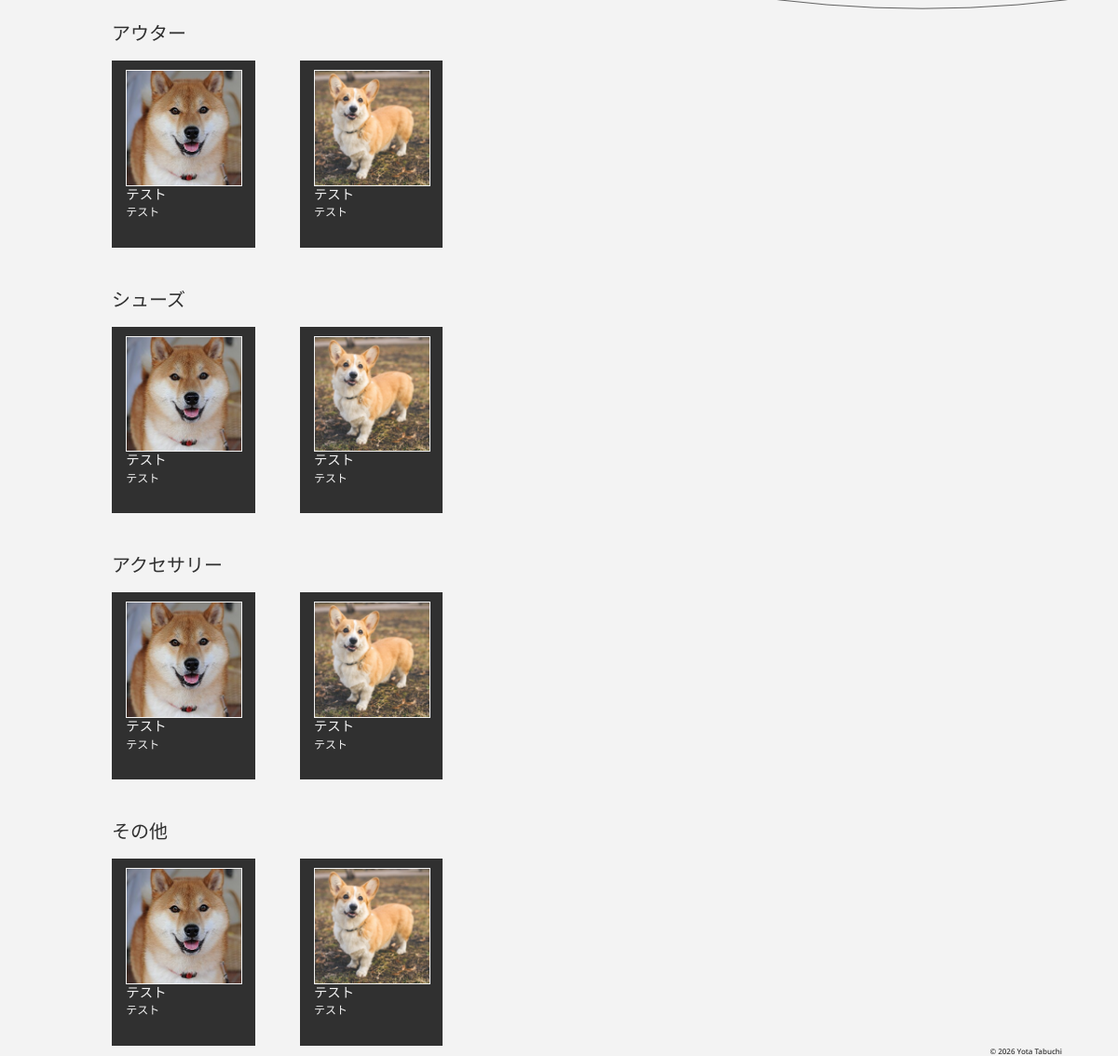
Before: /item/ (signed in, lower part) with the older database file.
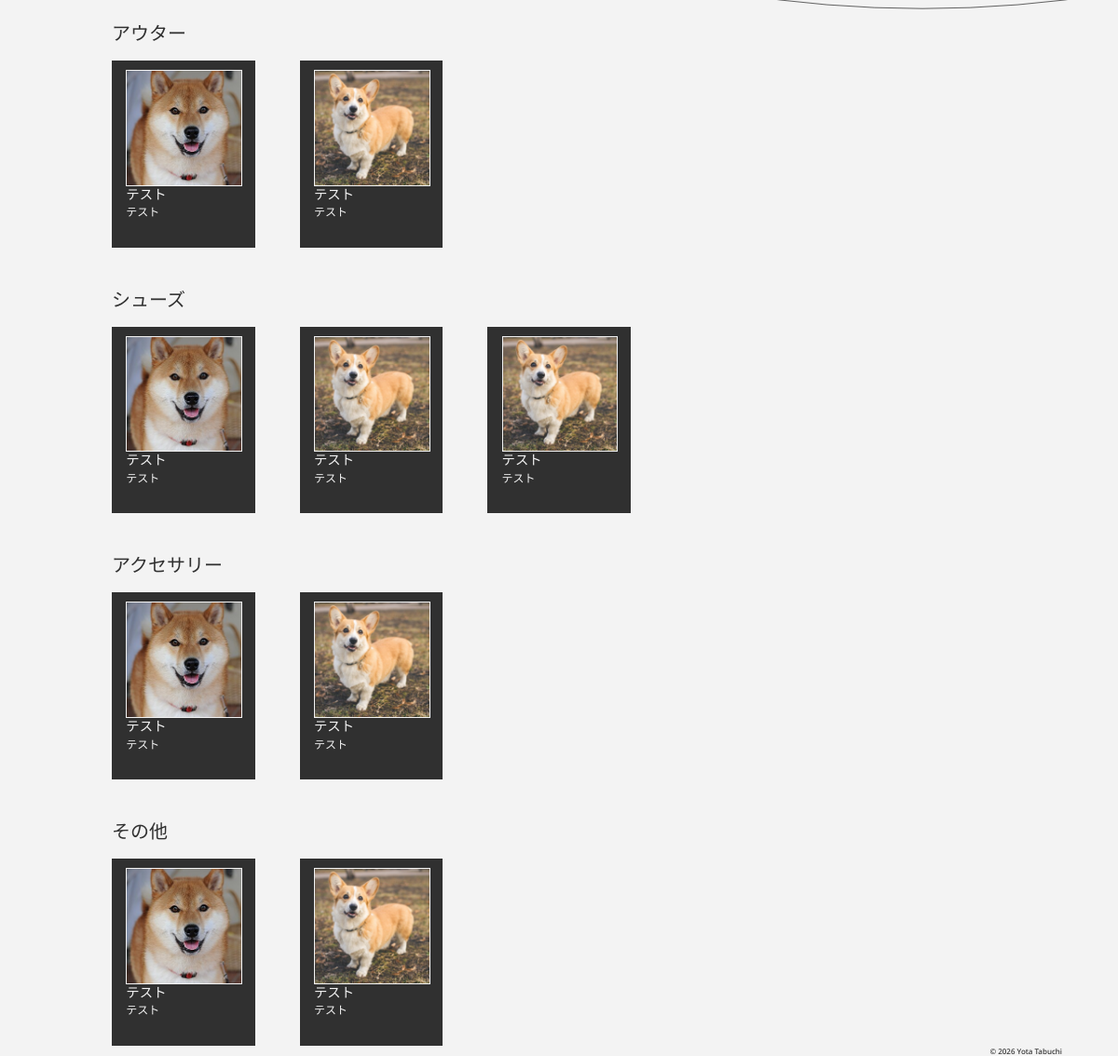
After: the same page with the newer database file.
### hanger/models.py (models this page shows, shortened)
class Item(models.Model):   #アイテム
    name = models.CharField(max_length=100)
    brand = models.CharField(max_length=100, null=True)
    thumbnail = models.ImageField(null=True, blank=True)
    category = models.CharField(
        max_length=100,
        choices = CATEGORY
    )
    user = models.ForeignKey('auth.user', on_delete=models.CASCADE)

### hanger/views.py (the view)
# urls.py: path('item/', views.ListItemView.as_view(), name='list-item'),
class ListItemView(LoginRequiredMixin, ListView):          #アイテム一覧
    template_name = 'hanger/item_list.html'
    model = Item
    def get_queryset(self):
            query = self.request.GET.get('query')
            if query:
                item_list = Item.objects.filter( Q(user=self.request.user),Q(name__icontains=query)|Q(brand__icontains=query))
            else:
                item_list = Item.objects.filter(user=self.request.user)
            return item_list

### hanger/templates/hanger/item_list.html (shortened to what this page needs)
{% extends 'header_and_back.html' %}
{% load static %}
{% block content_child %}
<span class="list-hanger"></span>
<div class="list-content">
    <div class="list-category">
        <h3 class="list-title color-dark">アウター</h3>
        <div class="list-items">
            {% for item in object_list %}
                {% if item.category == "アウター" %}
                    <a class="item-box background-dark" href="{% url 'detail-item' item.pk %}?next={{ request.path }}">
                        <div class="item-elements">
                            <img class="item-img img-border-light" src="{{ item.thumbnail.url }}">
                            <p class="item-name color-light">{{ item.name }}</p>
                            <p class="item-brand color-light">{{ item.brand }}</p>
                        </div>
                    </a>
                {% endif %}
            {% endfor %}
        </div>
    </div>
    <div class="list-category">
        <h3 class="list-title color-dark">シューズ</h3>
        <div class="list-items">
            {% for item in object_list %}
                {% if item.category == "シューズ" %}
                    <a class="item-box background-dark" href="{% url 'detail-item' item.pk %}?next={{ request.path }}">
                        <div class="item-elements">
                            <img class="item-img img-border-light" src="{{ item.thumbnail.url }}">
                            <p class="item-name color-light">{{ item.name }}</p>
                            <p class="item-brand color-light">{{ item.brand }}</p>
                        </div>
                    </a>
                {% endif %}
            {% endfor %}
        </div>
    </div>
    <div class="list-category">
        <h3 class="list-title color-dark">アクセサリー</h3>
        <div class="list-items">
            {% for item in object_list %}
                {% if item.category == "アクセサリー" %}
                    <a class="item-box background-dark" href="{% url 'detail-item' item.pk %}?next={{ request.path }}">
                        <div class="item-elements">
                            <img class="item-img img-border-light" src="{{ item.thumbnail.url }}">
                            <p class="item-name color-light">{{ item.name }}</p>
                            <p class="item-brand color-light">{{ item.brand }}</p>
                        </div>
                    </a>
                {% endif %}
            {% endfor %}
        </div>
    </div>
    <div class="list-category">
        <h3 class="list-title color-dark">その他</h3>
        <div class="list-items">
            {% for item in object_list %}
                {% if item.category == "その他" %}
                    <a class="item-box background-dark" href="{% url 'detail-item' item.pk %}?next={{ request.path }}">
                        <div class="item-elements">
                            <img class="item-img img-border-light" src="{{ item.thumbnail.url }}">
                            <p class="item-name color-light">{{ item.name }}</p>
                            <p class="item-brand color-light">{{ item.brand }}</p>
                        </div>
                    </a>
                {% endif %}
            {% endfor %}
        </div>
    </div>
</div>
{% endblock %}

### templates/header_and_back.html (shortened to what this page needs)
{% extends 'base.html' %}
{% block content %}
    <main>
        {% block content_child %}{% endblock %}
    </main>
{% endblock %}

### templates/base.html (shortened to what this page needs)
{% load static %}
<!DOCTYPE html>
<html lang="ja">
<head>
    <link rel="stylesheet" type="text/css" href="{% static 'hanger/css/style.css' %}">
</head>
<body>
    {% block content %}{% endblock content %}
    <footer>© 2026 Yota Tabuchi</footer>
</body>
</html>

### hanger/static/hanger/css/style.css (style rules this page uses)
* { margin: 0; padding: 0; }
.background-dark { background-color: #303030; }
.color-dark { color: #303030; }
.color-light { color: #f3f3f3; }
.img-border-light { border: solid; border-width: 1px; border-color: #f3f3f3; }
.list-hanger { position: fixed; display: inline-block; width: 400px; aspect-ratio: 1; background-repeat: no-repeat; background-size: 100% 100%; transform: translate(-33vw, 16px); z-index: -1; }
.list-content { padding-top: 90px; width: 100vw; }
.list-category { padding-top: 20px; width: 90%; margin: 0 auto; }
.list-title { font-family: "Zen Kaku Gothic New", sans-serif; font-weight: 500; font-size: 20px; }
.list-items { display: grid; padding-top: 8px; grid-template-columns: repeat(3, 1fr); gap: 5px; }
.item-box { width: 100%; aspect-ratio: 13/17; text-decoration: none; }
.item-elements { width: 80%; margin: 0 auto; padding: 6px 0 3px 0; }
.item-img { width: 100%; aspect-ratio: 1; object-fit: cover; border-width: 0.5px; }
.item-name { font-family: "Zen Kaku Gothic New", sans-serif; font-weight: 500; font-size: 11px; margin-top: -5px; line-height: 1.2; }
.item-brand { font-family: "Zen Kaku Gothic New", sans-serif; font-weight: 400; font-size: 9px; margin-top: -2px; }
footer { position: sticky; top: 100vh; font-family: "Noto Sans", sans-serif; font-size: 8px; font-weight: 500; color: #303030; text-align: right; margin: 0 5vw 0 0; }
@media screen and (min-width: 960px) { .list-hanger { position: fixed; display: inline-block; width: 900px; aspect-ratio: 1; background-repeat: no-repeat; background-size: 100% 100%; transform: translate(45vw, -40px); z-index: -1; } }
@media screen and (min-width: 960px) { .list-category { padding-top: 40px; width: 80%; } }
@media screen and (min-width: 960px) { .list-items { padding-top:16px; grid-template-columns: repeat(5, 1fr); gap: 4vw; } }
@media screen and (min-width: 960px) { .item-elements { padding: 10px 0 6px 0; } }
@media screen and (min-width: 960px) { .item-name { font-size: 1.2vw; margin-top: -3px; } }
@media screen and (min-width: 960px) { .item-brand { font-size: 1vw; margin-top: 0; } }

Changed rows visible on the page:
added Item: thumbnail (picture), name "テスト", brand "テスト", shown under "シューズ"
